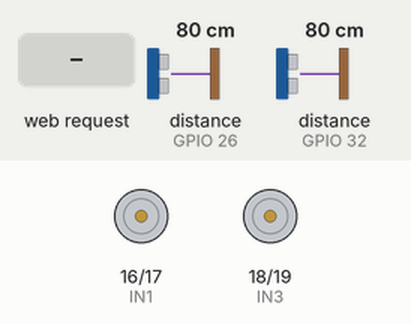
This program was run on a simulated ESP32. Parts: motor-driver pin pairs drawn as motors (green arrow = first pin HIGH = forward, orange = second pin HIGH = backward, longer = more drive, scaled by the enable pin). Inputs (shaded band) come from the test bench; at power-on: distance to the obstacle (sensors on GPIO 26, GPIO 32) 80 cm. The echo pulse lasts 58.3 µs per cm; WiFi joins after 1.5 s; servers stay silent unless stated; what the program prints to the serial monitor is not drawn.

Above: at 3.2 s.
3.3 s: HTTP request GET /F received
At 4.3 s:
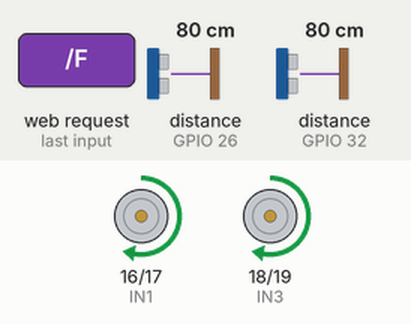
4.8 s: HTTP request GET /B received
At 5.4 s:
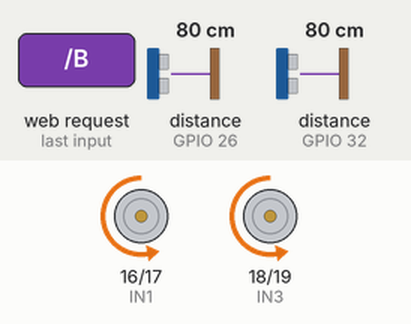
6.3 s: HTTP request GET /L received
At 7.5 s:
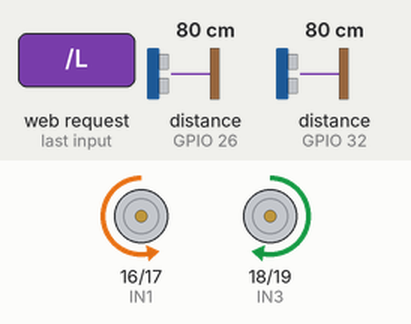
7.8 s: HTTP request GET /R received
At 8.7 s:
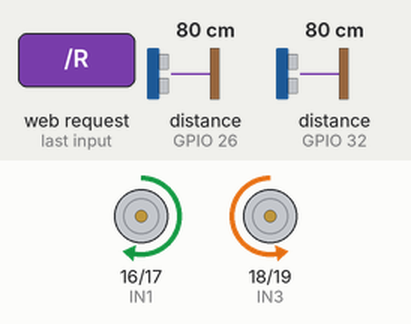
9.3 s: HTTP request GET /S received
At 9.9 s:
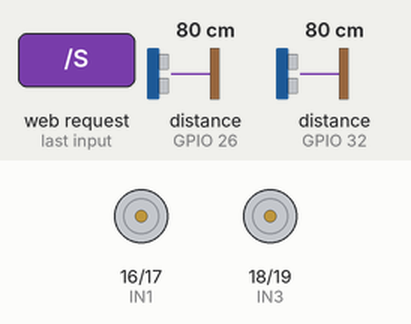
Timing chart, 0 to 11.8 s (numbered marks = the images above; inputs shaded):
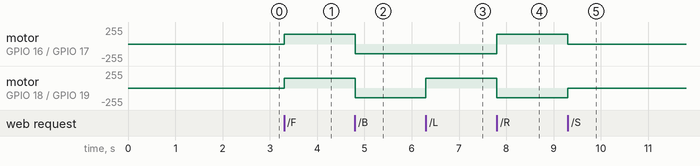

The program:

main.cpp
```cpp
#include <WiFi.h>
#include <WebServer.h>

// Credenciales WiFi
const char* ssid = "iPhone de Ruben";
const char* password = "ruben2299";

WebServer server(80);

// Pines motores
#define ENA 4
#define IN1 16
#define IN2 17
#define IN3 18
#define IN4 19
#define ENB 5

// Pines sensores
#define TRIG_FRONT 12
#define ECHO_FRONT 26
#define TRIG_BACK 14
#define ECHO_BACK 32

long readDistance(int trigPin, int echoPin) {
  digitalWrite(trigPin, LOW);
  delayMicroseconds(2);
  digitalWrite(trigPin, HIGH);
  delayMicroseconds(10);
  digitalWrite(trigPin, LOW);
  return pulseIn(echoPin, HIGH) * 0.034 / 2;
}

void stopMotors() {
  digitalWrite(IN1, LOW); digitalWrite(IN2, LOW);
  digitalWrite(IN3, LOW); digitalWrite(IN4, LOW);
}

void setup() {
  Serial.begin(115200);

  pinMode(TRIG_FRONT, OUTPUT);
  pinMode(ECHO_FRONT, INPUT);
  pinMode(TRIG_BACK, OUTPUT);
  pinMode(ECHO_BACK, INPUT);

  pinMode(IN1, OUTPUT); pinMode(IN2, OUTPUT);
  pinMode(IN3, OUTPUT); pinMode(IN4, OUTPUT);
  ledcAttachPin(ENA, 0); ledcAttachPin(ENB, 1);
  ledcSetup(0, 1000, 8); ledcSetup(1, 1000, 8);

  WiFi.begin(ssid, password);
  while (WiFi.status() != WL_CONNECTED) delay(1000);
  Serial.println("WiFi conectado: " + WiFi.localIP().toString());

  server.on("/F", []() {
    if (readDistance(TRIG_FRONT, ECHO_FRONT) > 20) {
      digitalWrite(IN1, HIGH); digitalWrite(IN2, LOW);
      digitalWrite(IN3, HIGH); digitalWrite(IN4, LOW);
      ledcWrite(0, 150); ledcWrite(1, 150);
    } else stopMotors();
    server.send(200, "text/plain", "Avanzando");
  });

  server.on("/B", []() {
    if (readDistance(TRIG_BACK, ECHO_BACK) > 20) {
      digitalWrite(IN1, LOW); digitalWrite(IN2, HIGH);
      digitalWrite(IN3, LOW); digitalWrite(IN4, HIGH);
      ledcWrite(0, 150); ledcWrite(1, 150);
    } else stopMotors();
    server.send(200, "text/plain", "Retrocediendo");
  });

  server.on("/L", []() {
    digitalWrite(IN1, LOW); digitalWrite(IN2, HIGH);
    digitalWrite(IN3, HIGH); digitalWrite(IN4, LOW);
    ledcWrite(0, 150); ledcWrite(1, 150);
    server.send(200, "text/plain", "Izquierda");
  });

  server.on("/R", []() {
    digitalWrite(IN1, HIGH); digitalWrite(IN2, LOW);
    digitalWrite(IN3, LOW); digitalWrite(IN4, HIGH);
    ledcWrite(0, 150); ledcWrite(1, 150);
    server.send(200, "text/plain", "Derecha");
  });

  server.on("/S", []() {
    stopMotors();
    server.send(200, "text/plain", "Parado");
  });

  server.begin();
}

void loop() {
  server.handleClient();
}
```

Measured:
- after the input at 3.3 s, motor on GPIO 16 (IN1) / GPIO 17 (IN2), motor on GPIO 18 (IN3) / GPIO 19 (IN4): stopped → forward 149/255 at once
- after the input at 4.8 s, motor on GPIO 16 (IN1) / GPIO 17 (IN2), motor on GPIO 18 (IN3) / GPIO 19 (IN4): forward 149/255 → backward 149/255 at once
- after the input at 6.3 s, motor on GPIO 18 (IN3) / GPIO 19 (IN4): backward 149/255 → forward 149/255 at once
- after the input at 7.8 s, motor on GPIO 16 (IN1) / GPIO 17 (IN2): backward 149/255 → forward 149/255 at once; motor on GPIO 18 (IN3) / GPIO 19 (IN4): forward 149/255 → backward 149/255 at once
- after the input at 9.3 s, motor on GPIO 16 (IN1) / GPIO 17 (IN2): forward 149/255 → stopped at once; motor on GPIO 18 (IN3) / GPIO 19 (IN4): backward 149/255 → stopped at once
